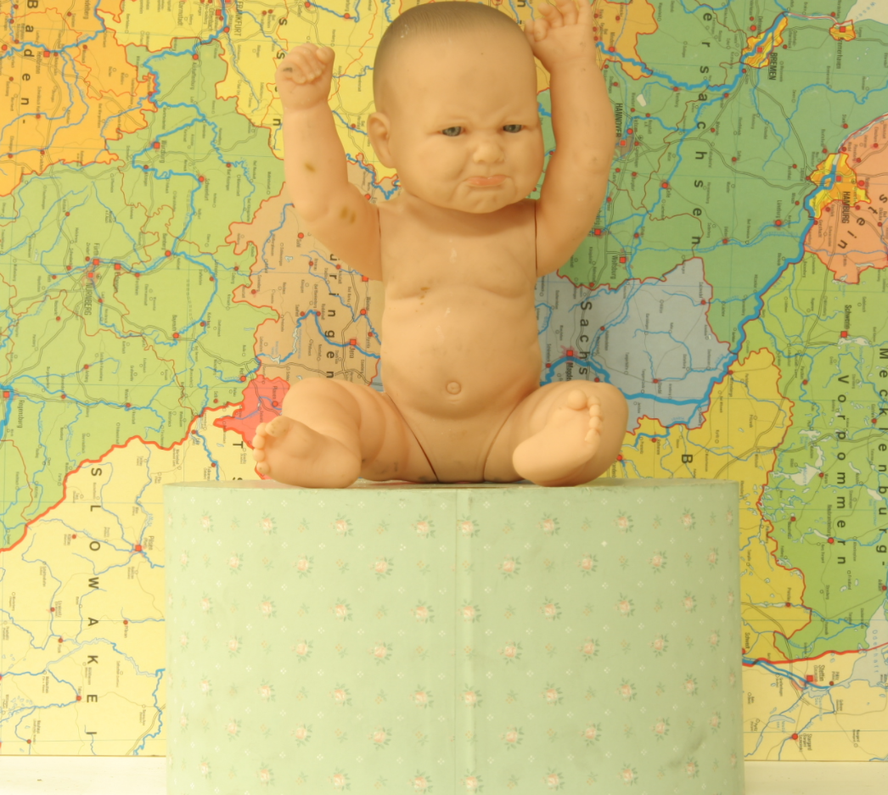
#> input picture homography/left.png, 888 x 795 px, shrunk from 1046 x 937 before the run
$ python homography.py
#> lines starting #> are read from the running program, lines starting #| are printed output that depends on the picture

import numpy as np
import matplotlib.pyplot as plt
import cv2 as cv


L = cv.imread('left.png', cv.IMREAD_GRAYSCALE)
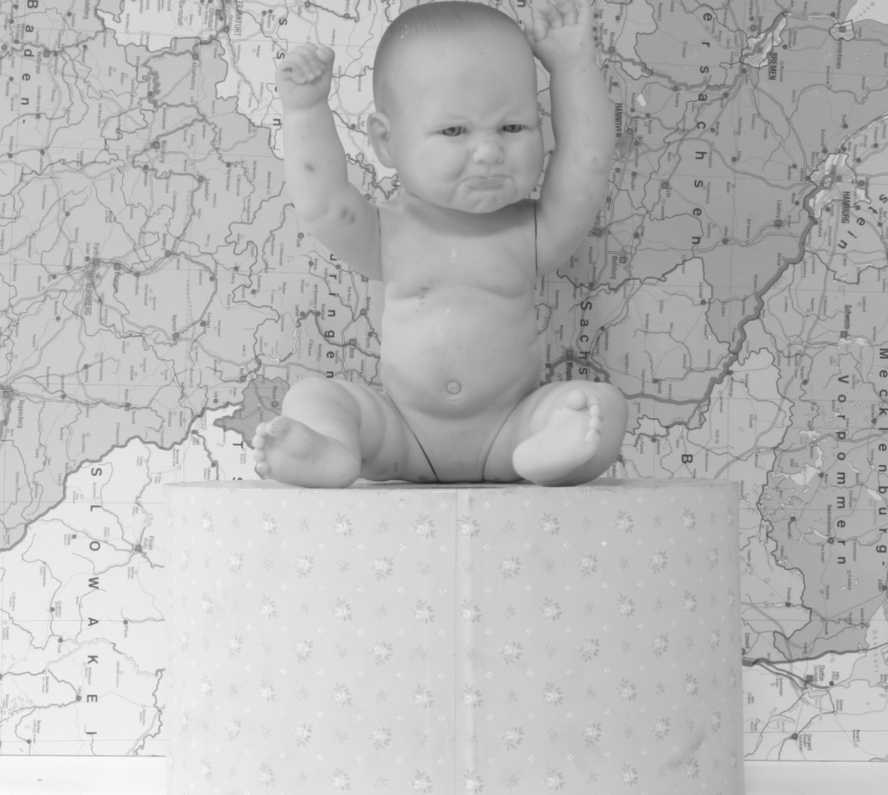
#> L: shape (795, 888); min 32, max 250, mean 184.7
R = cv.imread('right.png', cv.IMREAD_GRAYSCALE)
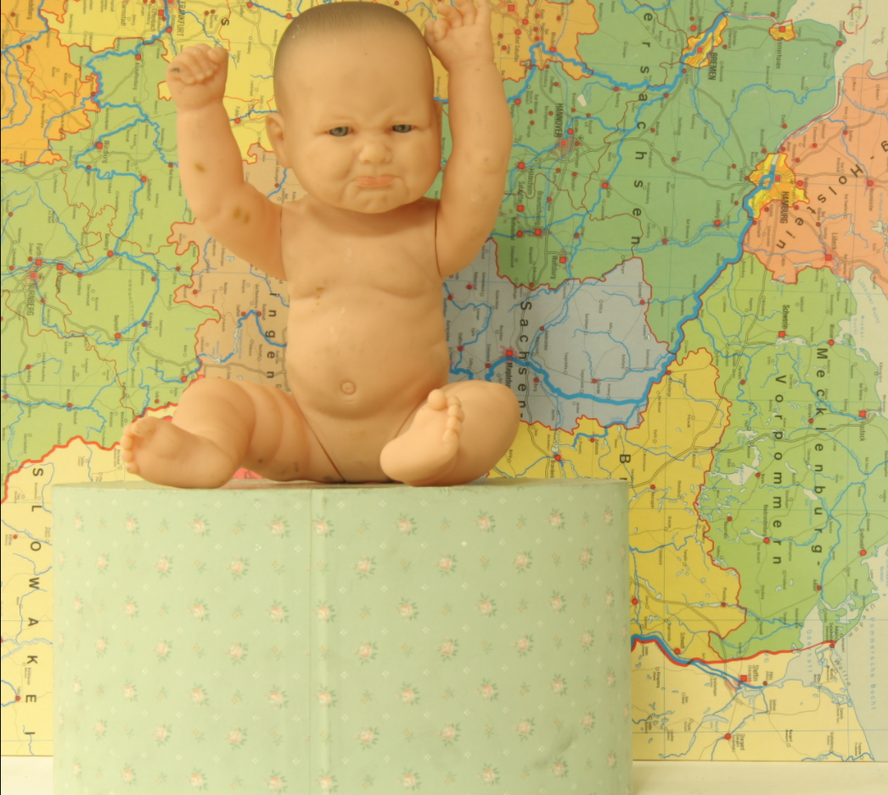
#> input picture homography/right.png, 888 x 795 px, shrunk from 1046 x 937 before the run
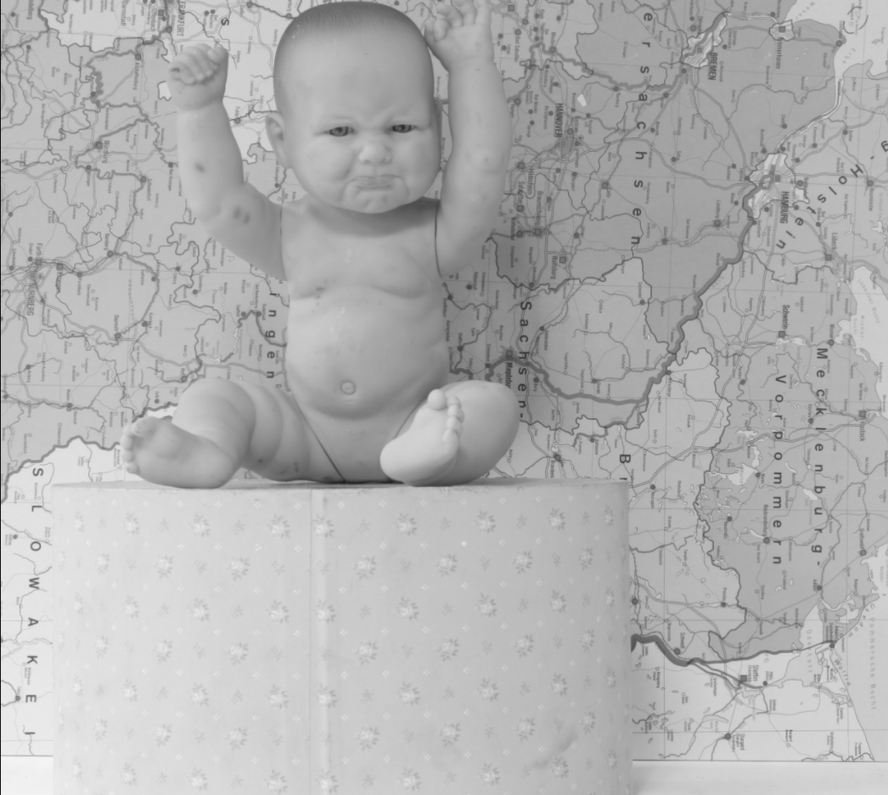
#> R: shape (795, 888); min 27, max 251, mean 177.7

def NMS(a):
    [height, width] = a.shape

    win_size = 7
    offset = int(win_size/2)
    res = []


    for y in range(offset, height - offset):
        for x in range(offset, width - offset):
            if a[y, x] != 0:
                window = a[y - offset:y + offset + 1, x - offset:x + offset + 1]
                if a[y, x] == np.max(window):
                    res.append([y, x])

    return res


def harris_corner(img):

    [height, width] = img.shape
#> height = 795; width = 888

    Ix = cv.Sobel(img, cv.CV_8U, 1, 0, ksize = 3)
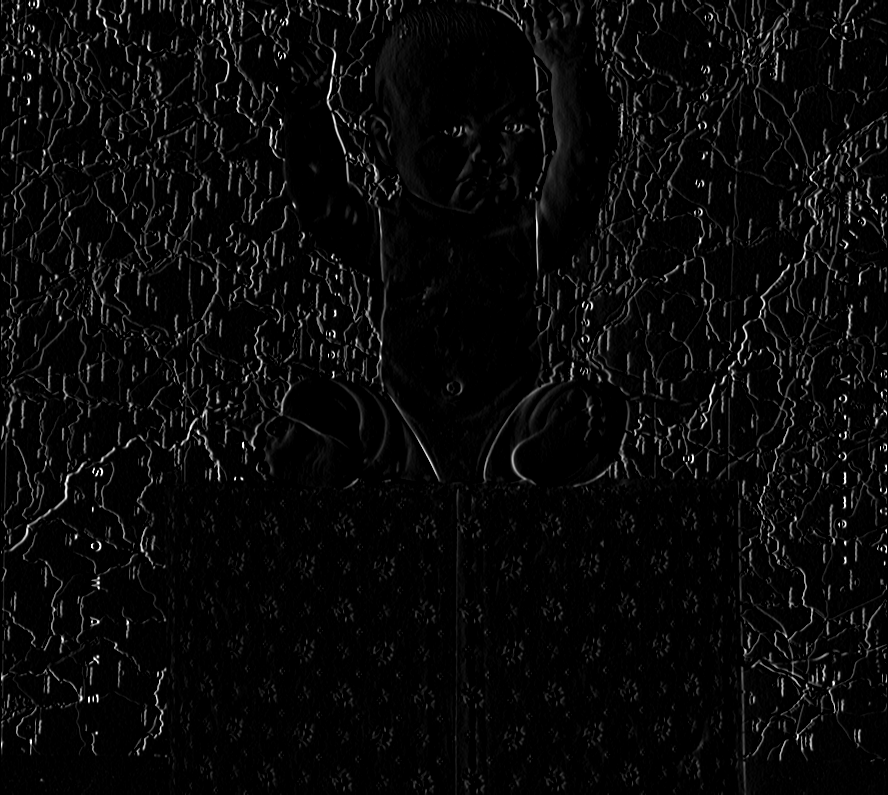
#> Ix: shape (795, 888); min 0, max 255, mean 9.7
    Iy = cv.Sobel(img, cv.CV_8U, 0, 1, ksize = 3)
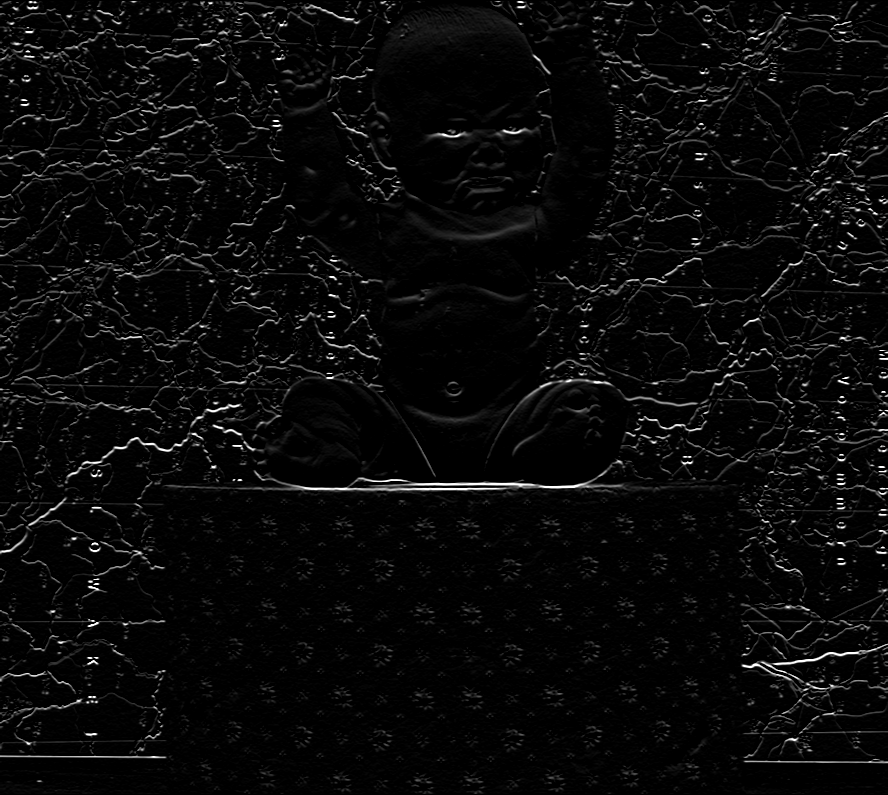
#> Iy: shape (795, 888); min 0, max 255, mean 9.5

    Ix = np.multiply(Ix, 1/255)
    Iy = np.multiply(Iy, 1/255)

    IxIx = np.multiply(Ix, Ix)
    IxIy = np.multiply(Ix, Iy)
    IyIy = np.multiply(Iy, Iy)
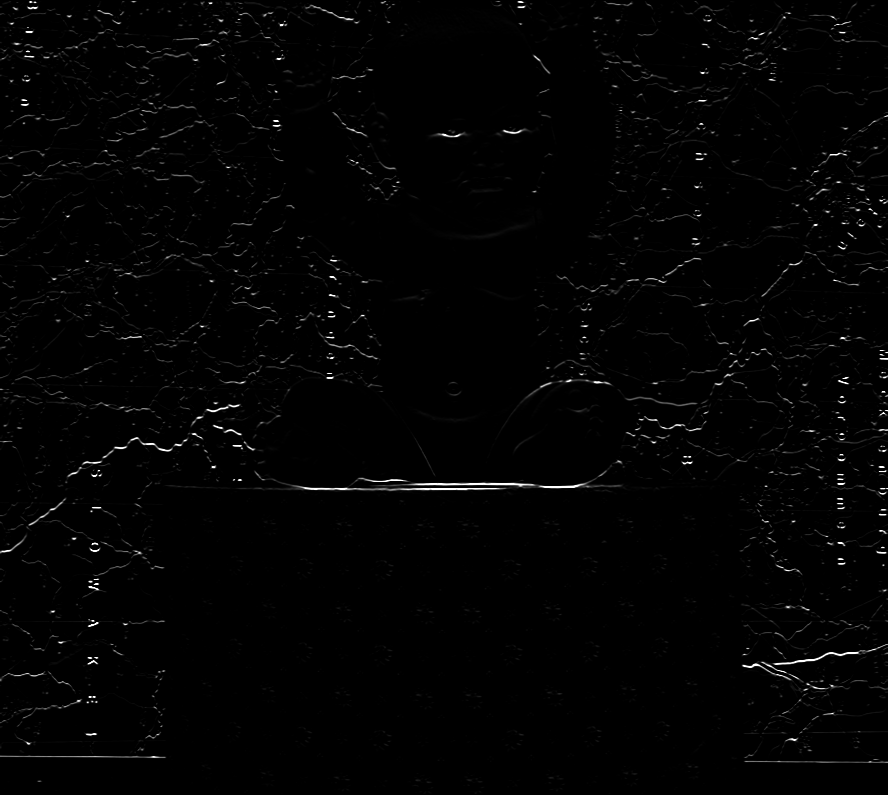
#> IyIy: shape (795, 888) float64; min 0, max 1, mean 0.0121

    cornermap = np.zeros(img.shape)

    win_size = 3
    offset = int(win_size/2)

    for y in range(offset, height - offset):
        for x in range(offset, width - offset):
            win_IxIx = IxIx[y - offset:y + offset + 1, x - offset:x + offset + 1]
            win_IxIy = IxIy[y - offset:y + offset + 1, x - offset:x + offset + 1]
            win_IyIy = IyIy[y - offset:y + offset + 1, x - offset:x + offset + 1]

            MIxIx = np.sum(win_IxIx)
            MIxIy = np.sum(win_IxIy)
            MIyIy = np.sum(win_IyIy)

            A = np.array([[MIxIx, MIxIy], [MIxIy, MIyIy]])
            det = np.linalg.det(A)
            trace = MIxIx + MIyIy

            k = 0.04
            R = det - np.multiply(k, np.power(trace, 2))

            if R > 0.1:
                cornermap[y,x] = R

    feature_list = NMS(cornermap)
#> after the loop in NMS, `for y in range(offset, height - offset):`: res = 1298 pairs, first value 3 to 780, second value 4 to 884
#> feature_list has the same summary as res in NMS

    return feature_list

print(harris_corner(L))
#> (printed output is left out)
